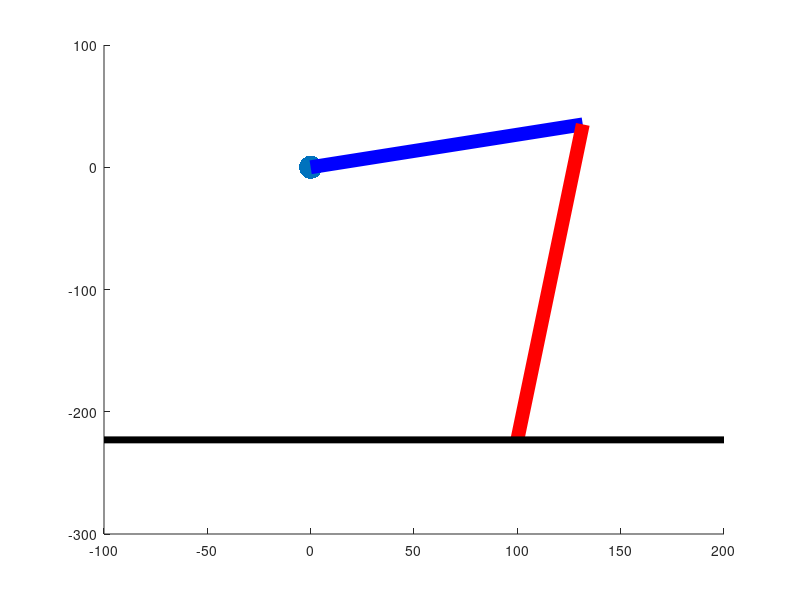

The MATLAB source for this figure:
x = 100;
%y = -226.8;
y = -223;
L1 = 136.263;
L2 = 260;
dir = 1;
q2 = dir* acosd((x^2 + y^2 - L1^2 - L2^2)/(2*L1*L2));
q1 = atand(y/x) + atand((L2*sind(q2))/(L1+L2*cosd(q2)));


l1endx = L1*cosd(q1);
l1endy = L1*sind(q1);

l2endx = l1endx+L2*cosd(q1-q2);
l2endy = l1endy+L2*sind(q1-q2);

hold on;

plot(0,0,'.','MarkerSize', 50);
plot([0 l1endx], [0 l1endy], 'b','LineWidth',10);
plot([l1endx l2endx], [l1endy l2endy], 'r','LineWidth',10);
plot([-100 200],[y y],'k','LineWidth',5);

xlim([-100 200]);
ylim([-300 100]);


q1
q2